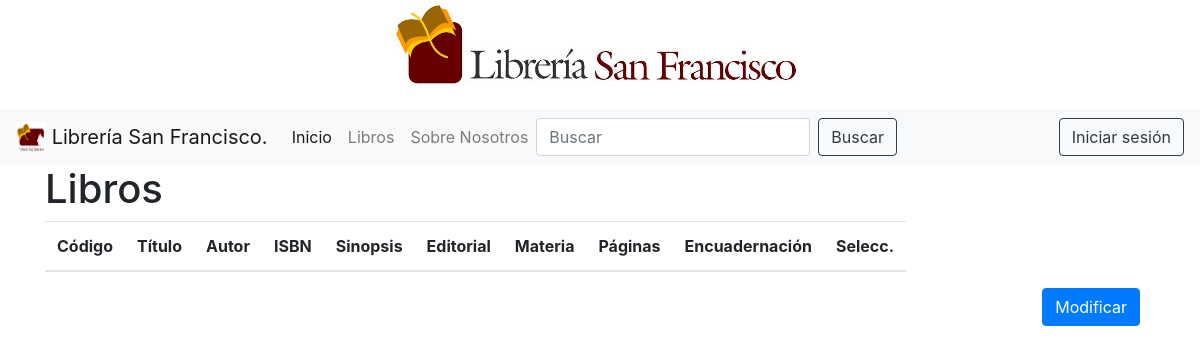
/modificar_libros.php, run on an earlier commit of the app's database.
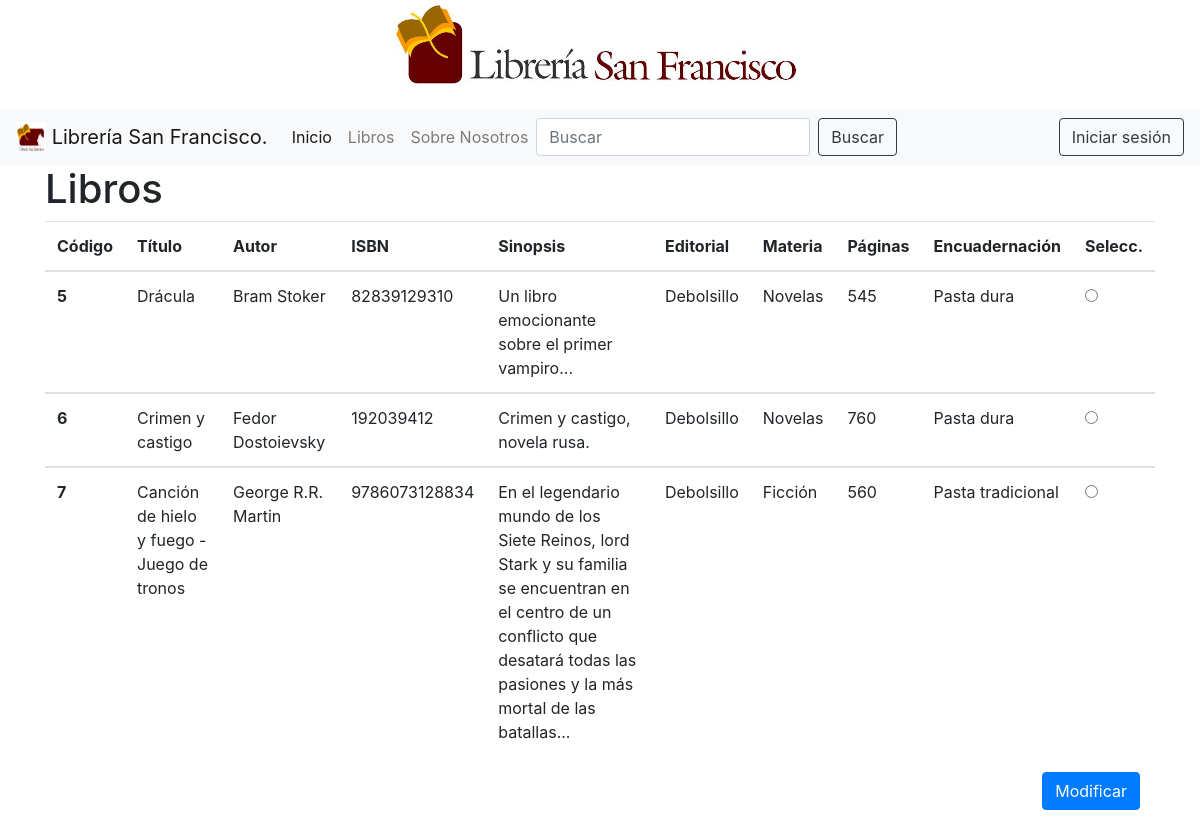
And on a later commit of the database.
### tables this page shows
CREATE TABLE `libros` (
  `codigo` int(11) NOT NULL,
  `titulo` varchar(50) NOT NULL,
  `autor` varchar(50) NOT NULL,
  `isbn` varchar(25) NOT NULL,
  `sinopsis` varchar(500) NOT NULL,
  `editorial` varchar(50) NOT NULL,
  `materia` varchar(50) NOT NULL,
  `paginas` int(11) NOT NULL,
  `encuadernacion` varchar(25) NOT NULL
);

### modificar_libros.php (the view, shortened to what this page needs)
<?php
require 'conexion.php';
$sql = "SELECT * FROM libros";
$resultado = $conexion->query($sql);
?>
<!DOCTYPE html>
<html>
<head>
</head>
<body>
	<?php include 'navbar.php'; ?>
	<div class="container" style="margin:auto;">
                <h1>Libros</h1>
                <form action="modificando_libro.php" method="post">
                    <table class="table table-responsive">
                        <thead>
                            <tr>
                                <th scope="col">Código</th>
                                <th scope="col">Título</th>
                                <th scope="col">Autor</th>
                                <th scope="col">ISBN</th>
                                <th scope="col">Sinopsis</th>
                                <th scope="col">Editorial</th>
                                <th scope="col">Materia</th>
                                <th scope="col">Páginas</th>
                                <th scope="col">Encuadernación</th>
                                <th scope="col">Selecc.</th>
                            </tr>
                        </thead>
                        <?php while($row = $resultado->fetch_assoc()):?>
                        <?php
                        	$codigo = $row["codigo"];
                            $titulo = $row["titulo"];
                            $autor = $row["autor"];
                            $isbn = $row["isbn"];
                            $sinopsis = $row["sinopsis"];
                            $editorial = $row["editorial"];
                            $materia = $row["materia"];
                            $paginas = $row["paginas"];
                            $encuadernacion = $row["encuadernacion"];
                        ?>
                        <tbody>
                            <tr>
                                <th scope="row"><?php echo $codigo ?></th>
                                <td><?php echo $titulo ?></td>
                                <td><?php echo $autor ?></td>
                                <td><?php echo $isbn ?></td>
                                <td><?php echo $sinopsis ?></td>
                                <td><?php echo $editorial ?></td>
                                <td><?php echo $materia ?></td>
                                <td><?php echo $paginas ?></td>
                                <td><?php echo $encuadernacion ?></td>
                                <td><input type="radio" value="<?php echo $codigo ?>" name="seleccion"></td>
                            </tr>
                            <?php endwhile; ?>
                        </tbody>
                    </table>
                    <div class="container" align="right">
                    	<button type="submit" class="btn btn-primary" name="send">Modificar</button>
                    </div>
                </form>
            </div>
</body>
</html>

### navbar.php (shortened to what this page needs)
<?php
if (isset($_SESSION['loggedin']) && $_SESSION['loggedin'] == true)
{
    $sesion_activa = true;
    $email = $_SESSION['email'];
    if($_SESSION['administrador'] == true)
    {
        $nivel_usuario = "administrador";
    }
    else if($_SESSION['usuario'] == true)
    {
        $nivel_usuario = "usuario";
    }
    else
    {
        $nivel_usuario = "lectura";
    }
}
else
{
    $sesion_activa = false;
}
?>
<!doctype html>
<html lang="en">
    <head>
    </head>
    <body style="height:2000px">
        <?php include 'librerias.php'; ?>
        <div>
            <center><img src="img/1.png" class="img-fluid" alt="Responsive image" ></center>
        </div>
        <?php
            if($sesion_activa == true)
            {
              if($nivel_usuario == "administrador")
              {
              ?>
              <div class="sticky-top">
              <nav class="navbar navbar-expand-lg navbar-light bg-light">
                  <a class="navbar-brand" href="index.php">
                      <img src="img/2.png" width="30" height="30" class="d-inline-block align-top" alt="">
                      Librería San Francisco.
                  </a>
                  <ul class="navbar-nav mr-auto">
                    <li class="nav-item dropdown">
                      <a class="nav-link dropdown-toggle" href="#" id="navbarDropdown" role="button" data-toggle="dropdown" aria-haspopup="true" aria-expanded="false">
                        Gestionar libros
                      </a>
                      <div class="dropdown-menu" aria-labelledby="navbarDropdown">
                        <a class="dropdown-item" href="agregar_libro.php">Agregar libro</a>
                        <a class="dropdown-item" href="modificar_libros.php">Modificar libro</a>
                        <a class="dropdown-item" href="#">Eliminar libro</a>
                        <a class="dropdown-item" href="mostrar_libros.php">Mostrar libro</a>
                      </div>
                    </li>
                  </ul>
                  <div class="collapse navbar-collapse" id="navbarSupportedContent">
                      <ul class="navbar-nav mr-auto">
                        <li class="nav-item active">
                          <form class="form-inline my-2 my-lg-0">
                            <input class="form-control mr-sm-2" type="search" placeholder="Buscar" aria-label="Buscar">
                            <button type="button" class="btn btn-outline-dark my-2 my-sm-0" data-toggle="modal" data-target="#buscar">
                              Buscar
                            </button>
                          </form>
                        </li>
                      </ul>
                      <a href="cerrar_sesion.php" class="btn btn-outline-dark my-2 my-sm-0">Cerrar sesion</a>
                  </div>
              </nav>
              </div>
              <?php
              }
              else if($nivel_usuario == "usuario")
              {
              ?>
              <div class="sticky-top">
              <nav class="navbar navbar-expand-lg navbar-light bg-light">
                  <a class="navbar-brand" href="index.php">
                      <img src="img/2.png" width="30" height="30" class="d-inline-block align-top" alt="">
                      Librería San Francisco.
                  </a>
                  <ul class="navbar-nav mr-auto">
                    <li class="nav-item active">
                      <a class="nav-link" href="index.php">Inicio<span class="sr-only">(current)</span></a>
                    </li>
                    <li class="nav-item">
                      <a class="nav-link" href="mostrar_libros.php">Libros</a>
                    </li>
                    <li class="nav-item dropdown">
                      <a class="nav-link dropdown-toggle" href="#" id="navbarDropdown" role="button" data-toggle="dropdown" aria-haspopup="true" aria-expanded="false">
                        Mi perfil
                      </a>
                      <div class="dropdown-menu" aria-labelledby="navbarDropdown">
                        <a class="dropdown-item" href="#">Favoritos</a>
                        <a class="dropdown-item" href="#">Perfil</a>
                      </div>
                    </li>
                    <li class="nav-item">
                      <a class="nav-link" href="nosotros.php">Sobre Nosotros</a>
                    </li>
                  </ul>
                  <div class="collapse navbar-collapse" id="navbarSupportedContent">
                      <ul class="navbar-nav mr-auto">
                        <li class="nav-item active">
                          <form class="form-inline my-2 my-lg-0">
                            <input class="form-control mr-sm-2" type="search" placeholder="Buscar" aria-label="Buscar">
                            <button type="button" class="btn btn-outline-dark my-2 my-sm-0" data-toggle="modal" data-target="#buscar">
                              Buscar
                            </button>
                          </form>
                        </li>
                      </ul>
                      <a href="cerrar_sesion.php" class="btn btn-outline-dark my-2 my-sm-0">Cerrar sesion</a>
                  </div>
              </nav>
              </div>
              <?php
              }
            }
            else
            {
            ?>
            <div class="sticky-top">
              <nav class="navbar navbar-expand-lg navbar-light bg-light">
                  <a class="navbar-brand" href="index.php">
                      <img src="img/2.png" width="30" height="30" class="d-inline-block align-top" alt="">
                      Librería San Francisco.
                  </a>
                  <ul class="navbar-nav mr-auto">
                    <li class="nav-item active">
                      <a class="nav-link" href="index.php">Inicio<span class="sr-only">(current)</span></a>
                    </li>
                    <li class="nav-item">
                      <a class="nav-link" href="mostrar_libros.php">Libros</a>
                    </li>
                    <li class="nav-item">
                      <a class="nav-link" href="nosotros.php">Sobre Nosotros</a>
                    </li>
                  </ul>
                  <div class="collapse navbar-collapse" id="navbarSupportedContent">
                      <ul class="navbar-nav mr-auto">
                        <li class="nav-item active">
                          <form class="form-inline my-2 my-lg-0">
                            <input class="form-control mr-sm-2" type="search" placeholder="Buscar" aria-label="Buscar">
                            <button type="button" class="btn btn-outline-dark my-2 my-sm-0" data-toggle="modal" data-target="#buscar">
                              Buscar
                            </button>
                          </form>
                        </li>
                      </ul>
                      <button type="button" class="btn btn-outline-dark my-2 my-sm-0" data-toggle="modal" data-target="#iniciar_sesion">
                        Iniciar sesión
                      </button>
                  </div>
              </nav>
            </div>
            <?php
            }
        ?>
    </body>
</html>

### librerias.php (shortened to what this page needs)
<!doctype html>
<html lang="en">
    <head>
        <link rel="stylesheet" type="text/css" href="alertifyjs/css/alertify.css">
        <link rel="stylesheet" type="text/css" href="alertifyjs/css/themes/default.css">
        <link rel="stylesheet" href="https://stackpath.bootstrapcdn.com/bootstrap/4.2.1/css/bootstrap.min.css">
        <link rel="stylesheet" href="https://use.fontawesome.com/releases/v5.7.0/css/all.css">
    </head>
    <body>
    </body>
</html>

What changed in the data, as far as the page shows it:
added libros: codigo "5", titulo "Drácula", autor "Bram Stoker", isbn "82839129310", sinopsis "Un libro emocionante sobre el primer vampiro...", editorial "Debolsillo", materia "Novelas", paginas "545", encuadernacion "Pasta dura"
added libros: codigo "6", titulo "Crimen y castigo", autor "Fedor Dostoievsky", isbn "192039412", sinopsis "Crimen y castigo, novela rusa.", editorial "Debolsillo", materia "Novelas", paginas "760", encuadernacion "Pasta dura"
added libros: codigo "7", titulo "Canción de hielo y fuego - Juego de tronos", autor "George R.R. Martin", isbn "9786073128834", sinopsis "En el legendario mundo de los Siete Reinos, lord Stark y su familia se encuentran en el centro de un conflicto que desatará todas las pasiones y la más mortal de las batallas...", editorial "Debolsillo", materia "Ficción", paginas "560", encuadernacion "Pasta tradicional"
